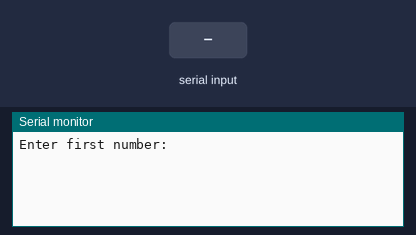
A program run on a simulated Arduino Uno R4 WiFi. Parts: the last lines printed to the serial monitor. The test bench sets the inputs (shaded band).

Above: at 2.2 s.
2.3 s: "90,45\n" received over Serial
At 3.61 s:
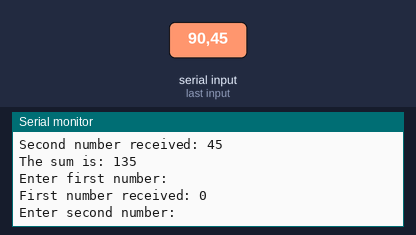
3.8 s: "30,150\n" received over Serial
At 5.9 s:
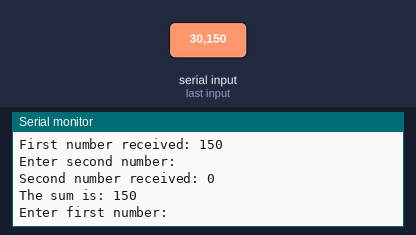

The program:

main.cpp
```cpp
#include <Arduino.h>

int num1 = 0;
int num2 = 0;
bool firstNumberEntered = false;
bool secondNumberEntered = false;

void setup() {
    Serial.begin(9600);   // Start serial communication
    delay(1000);          // Give Serial Monitor time to open
    Serial.println("Enter first number:");
}

void loop() {
    // If data is available in Serial Monitor
    if (Serial.available() > 0) {
        int value = Serial.parseInt();  // Read integer from Serial

        if (!firstNumberEntered) {
            num1 = value;
            firstNumberEntered = true;
            Serial.print("First number received: ");
            Serial.println(num1);
            Serial.println("Enter second number:");
        }
        else if (!secondNumberEntered) {
            num2 = value;
            secondNumberEntered = true;
            Serial.print("Second number received: ");
            Serial.println(num2);

            int sum = num1 + num2;
            Serial.print("The sum is: ");
            Serial.println(sum);

            // Reset so you can enter again
            firstNumberEntered = false;
            secondNumberEntered = false;
            Serial.println("\nEnter first number:");
        }
    }
}
```

Measured:
- after the input at 2.3 s, the serial monitor: prints a new line at once (image 1)
- after the input at 3.8 s, the serial monitor: prints a new line at once (image 2)
